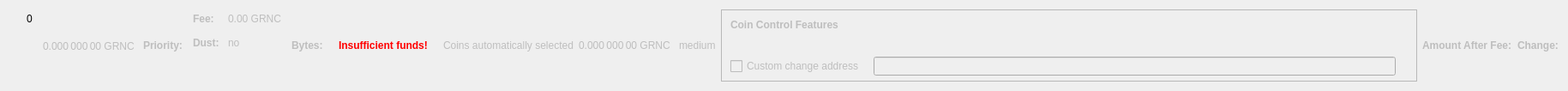
    <widget class="QWidget" name="dummyHideWidget" native="true">
     <property name="maximumSize">
      <size>
       <width>100</width>
       <height>22</height>
      </size>
     </property>
     <layout class="QHBoxLayout" name="dummyHideLayout">
      <item>
       <layout class="QFormLayout" name="formLayoutCoinControl1">
        <property name="horizontalSpacing">
         <number>10</number>
        </property>
        <property name="verticalSpacing">
         <number>14</number>
        </property>
        <property name="leftMargin">
         <number>10</number>
        </property>
        <property name="topMargin">
         <number>4</number>
        </property>
        <property name="rightMargin">
         <number>6</number>
        </property>
        <item row="0" column="1">
         <widget class="QLabel" name="labelCoinControlBytes">
          <property name="cursor">
           <cursorShape>IBeamCursor</cursorShape>
          </property>
          <property name="contextMenuPolicy">
           <enum>Qt::ActionsContextMenu</enum>
          </property>
          <property name="text">
           <string notr="true">0</string>
          </property>
          <property name="textInteractionFlags">
           <set>Qt::LinksAccessibleByMouse|Qt::TextSelectableByKeyboard|Qt::TextSelectableByMouse</set>
          </property>
         </widget>
        </item>
       </layout>
      </item>
      <item>
       <widget class="QLabel" name="labelCoinControlAfterFee">
        <property name="enabled">
         <bool>false</bool>
        </property>
        <property name="sizePolicy">
         <sizepolicy hsizetype="Fixed" vsizetype="Fixed">
          <horstretch>0</horstretch>
          <verstretch>0</verstretch>
         </sizepolicy>
        </property>
        <property name="minimumSize">
         <size>
          <width>111</width>
          <height>12</height>
         </size>
        </property>
        <property name="maximumSize">
         <size>
          <width>111</width>
          <height>12</height>
         </size>
        </property>
        <property name="cursor">
         <cursorShape>IBeamCursor</cursorShape>
        </property>
        <property name="contextMenuPolicy">
         <enum>Qt::ActionsContextMenu</enum>
        </property>
        <property name="text">
         <string notr="true">0.000 000 00 GRNC</string>
        </property>
        <property name="textInteractionFlags">
         <set>Qt::LinksAccessibleByMouse|Qt::TextSelectableByKeyboard|Qt::TextSelectableByMouse</set>
        </property>
       </widget>
      </item>
      <item>
       <widget class="QLabel" name="labelCoinControlPriorityText">
        <property name="enabled">
         <bool>false</bool>
        </property>
        <property name="font">
         <font>
          <weight>75</weight>
          <bold>true</bold>
         </font>
        </property>
        <property name="text">
         <string>Priority:</string>
        </property>
       </widget>
      </item>
      <item>
       <layout class="QHBoxLayout" name="horizontalLayout"/>
      </item>
      <item>
       <layout class="QFormLayout" name="formLayoutCoinControl3">
        <property name="horizontalSpacing">
         <number>10</number>
        </property>
        <property name="verticalSpacing">
         <number>14</number>
        </property>
        <property name="leftMargin">
         <number>6</number>
        </property>
        <property name="topMargin">
         <number>4</number>
        </property>
        <property name="rightMargin">
         <number>6</number>
        </property>
        <item row="0" column="0">
         <widget class="QLabel" name="labelCoinControlFeeText">
          <property name="enabled">
           <bool>false</bool>
          </property>
          <property name="font">
           <font>
            <weight>75</weight>
            <bold>true</bold>
           </font>
          </property>
          <property name="text">
           <string>Fee:</string>
          </property>
          <property name="margin">
           <number>0</number>
          </property>
         </widget>
        </item>
        <item row="0" column="1">
         <widget class="QLabel" name="labelCoinControlFee">
          <property name="enabled">
           <bool>false</bool>
          </property>
          <property name="cursor">
           <cursorShape>IBeamCursor</cursorShape>
          </property>
          <property name="contextMenuPolicy">
           <enum>Qt::ActionsContextMenu</enum>
          </property>
          <property name="text">
           <string notr="true">0.00 GRNC</string>
          </property>
          <property name="textInteractionFlags">
           <set>Qt::LinksAccessibleByMouse|Qt::TextSelectableByKeyboard|Qt::TextSelectableByMouse</set>
          </property>
         </widget>
        </item>
        <item row="1" column="0">
         <widget class="QLabel" name="labelCoinControlLowOutputText">
          <property name="enabled">
           <bool>false</bool>
          </property>
          <property name="font">
           <font>
            <weight>75</weight>
            <bold>true</bold>
           </font>
          </property>
          <property name="text">
           <string>Dust:</string>
          </property>
         </widget>
        </item>
        <item row="1" column="1">
         <widget class="QLabel" name="labelCoinControlLowOutput">
          <property name="enabled">
           <bool>false</bool>
          </property>
          <property name="cursor">
           <cursorShape>IBeamCursor</cursorShape>
          </property>
          <property name="contextMenuPolicy">
           <enum>Qt::ActionsContextMenu</enum>
          </property>
          <property name="text">
           <string>no</string>
          </property>
          <property name="textInteractionFlags">
           <set>Qt::LinksAccessibleByMouse|Qt::TextSelectableByKeyboard|Qt::TextSelectableByMouse</set>
          </property>
         </widget>
        </item>
       </layout>
      </item>
      <item>
       <widget class="QLabel" name="labelCoinControlBytesText">
        <property name="enabled">
         <bool>false</bool>
        </property>
        <property name="font">
         <font>
          <weight>75</weight>
          <bold>true</bold>
         </font>
        </property>
        <property name="text">
         <string>Bytes:</string>
        </property>
       </widget>
      </item>
      <item>
       <layout class="QFormLayout" name="formLayoutCoinControl2">
        <property name="horizontalSpacing">
         <number>10</number>
        </property>
        <property name="verticalSpacing">
         <number>14</number>
        </property>
        <property name="leftMargin">
         <number>6</number>
        </property>
        <property name="topMargin">
         <number>4</number>
        </property>
        <property name="rightMargin">
         <number>6</number>
        </property>
       </layout>
      </item>
      <item>
       <layout class="QHBoxLayout" name="horizontalLayoutCoinControl2">
        <property name="spacing">
         <number>8</number>
        </property>
        <property name="bottomMargin">
         <number>10</number>
        </property>
       </layout>
      </item>
      <item>
       <widget class="QLabel" name="labelCoinControlInsuffFunds">
        <property name="enabled">
         <bool>false</bool>
        </property>
        <property name="minimumSize">
         <size>
          <width>0</width>
          <height>0</height>
         </size>
        </property>
        <property name="font">
         <font>
          <weight>75</weight>
          <bold>true</bold>
         </font>
        </property>
        <property name="styleSheet">
         <string notr="true">color:red;font-weight:bold;</string>
        </property>
        <property name="text">
         <string>Insufficient funds!</string>
        </property>
        <property name="margin">
         <number>5</number>
        </property>
       </widget>
      </item>
      <item>
       <layout class="QFormLayout" name="formLayoutCoinControl4">
        <property name="horizontalSpacing">
         <number>10</number>
        </property>
        <property name="verticalSpacing">
         <number>14</number>
        </property>
        <property name="leftMargin">
         <number>6</number>
        </property>
        <property name="topMargin">
         <number>4</number>
        </property>
        <property name="rightMargin">
         <number>6</number>
        </property>
       </layout>
      </item>
      <item>
       <widget class="QLabel" name="labelCoinControlAutomaticallySelected">
        <property name="enabled">
         <bool>false</bool>
        </property>
        <property name="sizePolicy">
         <sizepolicy hsizetype="Fixed" vsizetype="Fixed">
          <horstretch>0</horstretch>
          <verstretch>0</verstretch>
         </sizepolicy>
        </property>
        <property name="minimumSize">
         <size>
          <width>0</width>
          <height>0</height>
         </size>
        </property>
        <property name="maximumSize">
         <size>
          <width>240</width>
          <height>16777215</height>
         </size>
        </property>
        <property name="text">
         <string>Coins automatically selected</string>
        </property>
        <property name="margin">
         <number>5</number>
        </property>
       </widget>
      </item>
      <item>
       <widget class="QLabel" name="labelCoinControlChange">
        <property name="enabled">
         <bool>false</bool>
        </property>
        <property name="sizePolicy">
         <sizepolicy hsizetype="Fixed" vsizetype="Fixed">
          <horstretch>0</horstretch>
          <verstretch>0</verstretch>
         </sizepolicy>
        </property>
        <property name="minimumSize">
         <size>
          <width>111</width>
          <height>0</height>
         </size>
        </property>
        <property name="maximumSize">
         <size>
          <width>111</width>
          <height>16777215</height>
         </size>
        </property>
        <property name="cursor">
         <cursorShape>IBeamCursor</cursorShape>
        </property>
        <property name="contextMenuPolicy">
         <enum>Qt::ActionsContextMenu</enum>
        </property>
        <property name="text">
         <string notr="true">0.000 000 00 GRNC</string>
        </property>
        <property name="textInteractionFlags">
         <set>Qt::LinksAccessibleByMouse|Qt::TextSelectableByKeyboard|Qt::TextSelectableByMouse</set>
        </property>
       </widget>
      </item>
      <item>
       <widget class="QLabel" name="labelCoinControlPriority">
        <property name="enabled">
         <bool>false</bool>
        </property>
        <property name="cursor">
         <cursorShape>IBeamCursor</cursorShape>
        </property>
        <property name="contextMenuPolicy">
         <enum>Qt::ActionsContextMenu</enum>
        </property>
        <property name="text">
         <string>medium</string>
        </property>
        <property name="textInteractionFlags">
         <set>Qt::LinksAccessibleByMouse|Qt::TextSelectableByKeyboard|Qt::TextSelectableByMouse</set>
        </property>
       </widget>
      </item>
      <item>
       <widget class="QFrame" name="frameCoinControl">
        <property name="sizePolicy">
         <sizepolicy hsizetype="Expanding" vsizetype="Expanding">
          <horstretch>0</horstretch>
          <verstretch>0</verstretch>
         </sizepolicy>
        </property>
        <property name="maximumSize">
         <size>
          <width>16777215</width>
          <height>16777215</height>
         </size>
        </property>
        <property name="frameShape">
         <enum>QFrame::StyledPanel</enum>
        </property>
        <property name="frameShadow">
         <enum>QFrame::Sunken</enum>
        </property>
        <layout class="QVBoxLayout" name="verticalLayoutCoinControl2_2">
         <property name="spacing">
          <number>0</number>
         </property>
         <property name="leftMargin">
          <number>0</number>
         </property>
         <property name="topMargin">
          <number>0</number>
         </property>
         <property name="rightMargin">
          <number>0</number>
         </property>
         <property name="bottomMargin">
          <number>6</number>
         </property>
         <item>
          <layout class="QVBoxLayout" name="verticalLayoutCoinControl" stretch="0,0,0,1">
           <property name="spacing">
            <number>0</number>
           </property>
           <property name="leftMargin">
            <number>10</number>
           </property>
           <property name="topMargin">
            <number>10</number>
           </property>
           <item>
            <layout class="QHBoxLayout" name="horizontalLayoutCoinControl1">
             <property name="bottomMargin">
              <number>15</number>
             </property>
             <item>
              <widget class="QLabel" name="labelCoinControlFeatures">
               <property name="enabled">
                <bool>false</bool>
               </property>
               <property name="sizePolicy">
                <sizepolicy hsizetype="Preferred" vsizetype="Maximum">
                 <horstretch>0</horstretch>
                 <verstretch>0</verstretch>
                </sizepolicy>
               </property>
               <property name="font">
                <font>
                 <weight>75</weight>
                 <bold>true</bold>
                </font>
               </property>
               <property name="styleSheet">
                <string notr="true">font-weight:bold;</string>
               </property>
               <property name="text">
                <string>Coin Control Features</string>
               </property>
              </widget>
             </item>
            </layout>
           </item>
           <item>
            <widget class="QWidget" name="widgetCoinControl" native="true">
             <property name="sizePolicy">
              <sizepolicy hsizetype="Preferred" vsizetype="Preferred">
               <horstretch>0</horstretch>
               <verstretch>0</verstretch>
              </sizepolicy>
             </property>
             <property name="minimumSize">
              <size>
               <width>0</width>
               <height>0</height>
              </size>
             </property>
             <property name="styleSheet">
              <string notr="true"/>
             </property>
             <layout class="QHBoxLayout" name="horizontalLayoutCoinControl5_2">
              <property name="leftMargin">
               <number>0</number>
              </property>
              <property name="topMargin">
               <number>0</number>
              </property>
              <property name="rightMargin">
               <number>0</number>
              </property>
              <property name="bottomMargin">
               <number>0</number>
              </property>
              <item>
               <layout class="QHBoxLayout" name="horizontalLayoutCoinControl3">
                <property name="spacing">
                 <number>20</number>
                </property>
                <property name="topMargin">
                 <number>0</number>
                </property>
                <property name="bottomMargin">
                 <number>10</number>
                </property>
               </layout>
              </item>
             </layout>
            </widget>
           </item>
           <item>
            <layout class="QHBoxLayout" name="horizontalLayoutCoinControl4" stretch="0,0,0">
             <property name="spacing">
              <number>12</number>
             </property>
             <property name="sizeConstraint">
              <enum>QLayout::SetDefaultConstraint</enum>
             </property>
             <property name="topMargin">
              <number>5</number>
             </property>
             <property name="rightMargin">
              <number>5</number>
             </property>
             <item>
              <widget class="QCheckBox" name="checkBoxCoinControlChange">
               <property name="enabled">
                <bool>false</bool>
               </property>
               <property name="toolTip">
                <string>If this is activated, but the change address is empty or invalid, change will be sent to a newly generated address.</string>
               </property>
               <property name="text">
                <string>Custom change address</string>
               </property>
              </widget>
             </item>
             <item>
              <widget class="QValidatedLineEdit" name="lineEditCoinControlChange">
               <property name="enabled">
                <bool>false</bool>
               </property>
               <property name="sizePolicy">
                <sizepolicy hsizetype="Expanding" vsizetype="Fixed">
                 <horstretch>0</horstretch>
                 <verstretch>0</verstretch>
                </sizepolicy>
               </property>
              </widget>
             </item>
             <item>
              <widget class="QLabel" name="labelCoinControlChangeLabel_2">
               <property name="sizePolicy">
                <sizepolicy hsizetype="Preferred" vsizetype="Expanding">
                 <horstretch>0</horstretch>
                 <verstretch>0</verstretch>
                </sizepolicy>
               </property>
               <property name="minimumSize">
                <size>
                 <width>0</width>
                 <height>0</height>
                </size>
               </property>
               <property name="text">
                <string/>
               </property>
               <property name="margin">
                <number>3</number>
               </property>
              </widget>
             </item>
            </layout>
           </item>
           <item>
            <spacer name="verticalSpacerCoinControl">
             <property name="orientation">
              <enum>Qt::Vertical</enum>
             </property>
             <property name="sizeHint" stdset="0">
              <size>
               <width>800</width>
               <height>1</height>
              </size>
             </property>
            </spacer>
           </item>
          </layout>
         </item>
        </layout>
       </widget>
      </item>
      <item>
       <widget class="QLabel" name="labelCoinControlAfterFeeText">
        <property name="enabled">
         <bool>false</bool>
        </property>
        <property name="minimumSize">
         <size>
          <width>0</width>
          <height>0</height>
         </size>
        </property>
        <property name="maximumSize">
         <size>
          <width>16777215</width>
          <height>16777215</height>
         </size>
        </property>
        <property name="font">
         <font>
          <weight>75</weight>
          <bold>true</bold>
         </font>
        </property>
        <property name="text">
         <string>Amount After Fee:</string>
        </property>
        <property name="alignment">
         <set>Qt::AlignLeading|Qt::AlignLeft|Qt::AlignVCenter</set>
        </property>
        <property name="margin">
         <number>0</number>
        </property>
       </widget>
      </item>
      <item>
       <widget class="QLabel" name="labelCoinControlChangeText">
        <property name="enabled">
         <bool>false</bool>
        </property>
        <property name="sizePolicy">
         <sizepolicy hsizetype="Preferred" vsizetype="Preferred">
          <horstretch>0</horstretch>
          <verstretch>0</verstretch>
         </sizepolicy>
        </property>
        <property name="minimumSize">
         <size>
          <width>0</width>
          <height>0</height>
         </size>
        </property>
        <property name="maximumSize">
         <size>
          <width>16777215</width>
          <height>16777215</height>
         </size>
        </property>
        <property name="font">
         <font>
          <weight>75</weight>
          <bold>true</bold>
         </font>
        </property>
        <property name="text">
         <string>Change:</string>
        </property>
        <property name="alignment">
         <set>Qt::AlignLeading|Qt::AlignLeft|Qt::AlignVCenter</set>
        </property>
       </widget>
      </item>
     </layout>
    </widget>
